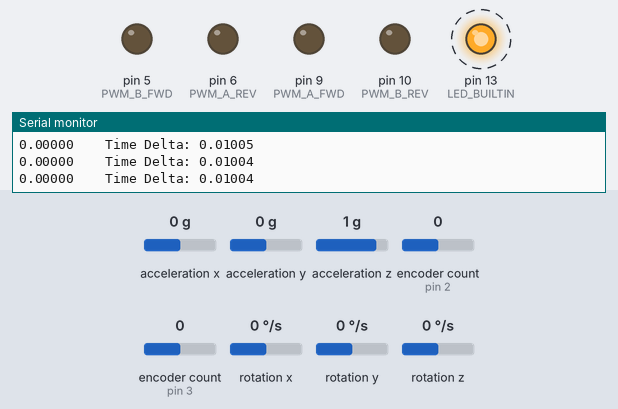
This sketch was run on a simulated Arduino Uno, built with avr-gcc and run on an emulated ATmega328P. Parts: output pins drawn as LEDs (lit = HIGH), the last lines printed to the serial monitor. Dashed ring = blinking. The inputs (shaded band) are chosen by the test bench; at power-on: acceleration x 0 g, acceleration y 0 g, acceleration z 1 g, encoder count (sensors on pin 2, pin 3) 0, rotation x 0 °/s, rotation y 0 °/s, rotation z 0 °/s.

Above: at 3.2 s.
3.3 s: acceleration x set to 0.4 g
6.3 s: acceleration x set to 0.7 g
At 6.5 s:
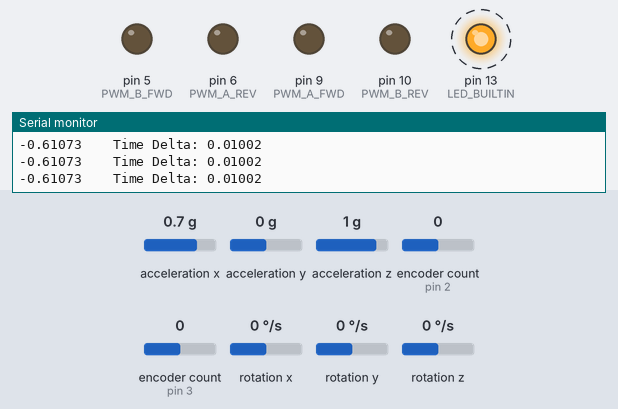
9.3 s: acceleration y set to -1.4 g
At 10.5 s:
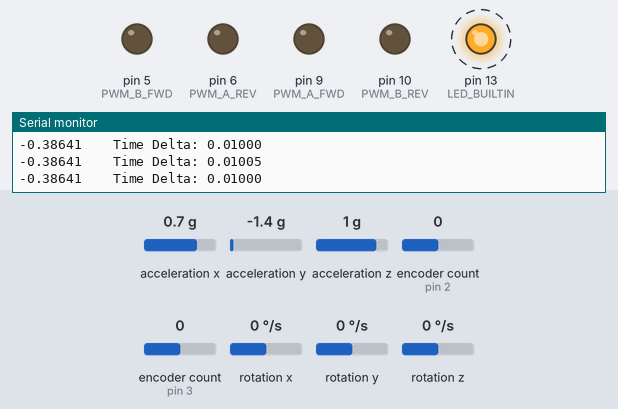
Timing chart, 0 to 18.3 s (numbered marks = the images above; inputs shaded):
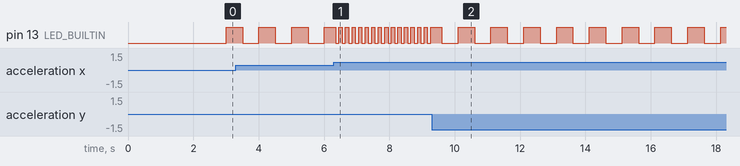

Measured:
- the behaviour switches between 0.5 and 0.6 g on acceleration x (found by bisection; images 0 and 1)
- after the input at 6.3 s, pin 13 (LED_BUILTIN): alternates HIGH for 0.10 s and LOW for 0.10 s, starting after 0.05 s
- after the input at 9.3 s, pin 13 (LED_BUILTIN): alternates HIGH for 0.50 s and LOW for 0.50 s, starting after 0.30 s
- by itself, pin 13 (LED_BUILTIN): alternates HIGH for 0.50 s and LOW for 0.50 s

The sketch:

old_1.ino
```cpp
#include "MPU9250.h"

#define ENCODER_OPTIMIZE_INTERRUPTS
#include "Encoder.h"

#define PWM_A_FWD 9
#define PWM_A_REV 6

#define PWM_B_FWD 5
#define PWM_B_REV 10

#define ENC_A_PIN_A 2 // Interrupt pin
#define ENC_A_PIN_B 7

#define ENC_B_PIN_A 3 // Interrupt pin
#define ENC_B_PIN_B 8

#define ENC_STEPS_REV 900

MPU9250 mpu;

Encoder encoder_A(ENC_A_PIN_A, ENC_A_PIN_B);
Encoder encoder_B(ENC_B_PIN_A, ENC_B_PIN_B);

void setup()
{
	Serial.begin(115200);
	Serial.println("***   Power on...running program.   ***");
	delay(500);

	pinMode(LED_BUILTIN, OUTPUT);

	pinMode(PWM_A_FWD, OUTPUT);
	pinMode(PWM_B_FWD, OUTPUT);
	pinMode(PWM_A_REV, OUTPUT);
	pinMode(PWM_B_REV, OUTPUT);

	Wire.begin();
	delay(500);
	mpu.setup();
	delay(1000);
}

bool blinkstate;
float cur_us, prev_us, time_delta;
int loop_count;

float pitch, pitch_error, last_pitch_error;
float pitch_p_gain, pitch_i_gain, pitch_d_gain;
float pitch_kp = 0, pitch_ki = 0, pitch_kd = 0;
float pitch_setpoint = 0;
float pitch_output;

long pos_A, pos_B, pos_error, last_pos_error;
float pos_p_gain, pos_i_gain, pos_d_gain;
float pos_kp = 0, pos_ki = 0, pos_kd = 0;
float pos_setpoint = 0;
float pos_output, pos_output_A, pos_output_B;

float tot_pos_avg, tot_pos_error, last_tot_pos_error;
float tot_pos_kp = -0, tot_pos_ki = 0, tot_pos_kd = 0;
float tot_pos_p_gain, tot_pos_i_gain, tot_pos_d_gain;
float tot_pos_setpoint = 0;
float tot_pos_output = 0;

float output_A, output_B;
float pwm_A_fwd, pwm_A_rev, pwm_B_fwd, pwm_B_rev;

void loop()
{
	cur_us = micros();
	time_delta = (cur_us - prev_us) / 1000000; // s

	if (time_delta >= 0.01)
	{
		pos_A = encoder_A.read();
		pos_B = -encoder_B.read();

		pos_error = (pos_A - pos_B) - pos_setpoint;
		pos_p_gain = pos_kp * pos_error;
		pos_i_gain += pos_ki * pos_error * time_delta;
		pos_d_gain = pos_kd * (pos_error - last_pos_error) / time_delta;
		pos_output = pos_p_gain + pos_i_gain + pos_d_gain;
		pos_output_A = pos_output / 2;
		pos_output_B = -pos_output / 2;

		tot_pos_avg = pos_A;
		tot_pos_error = tot_pos_avg - tot_pos_setpoint;
		tot_pos_p_gain = tot_pos_kp * tot_pos_error;
		tot_pos_i_gain += tot_pos_ki * tot_pos_error * time_delta;
		tot_pos_d_gain = tot_pos_kd * (tot_pos_error - last_tot_pos_error) / time_delta;
		tot_pos_output = tot_pos_p_gain + tot_pos_i_gain + tot_pos_d_gain;

		mpu.update();
		pitch = PI * mpu.getPitch() / 180;
		pitch_error = pitch - pitch_setpoint;

		pitch_p_gain = pitch_kp * pitch_error;
		pitch_i_gain += pitch_ki * pitch_error * time_delta;
		pitch_d_gain = pitch_kd * (pitch_error - last_pitch_error) / time_delta;
		pitch_output = pitch_p_gain + pitch_i_gain + pitch_d_gain;

		output_A = pitch_output + pos_output_A + tot_pos_output;
		output_B = pitch_output + pos_output_B + tot_pos_output;

		if (pitch > 0.5 || pitch < -0.5)
		{
			analogWrite(PWM_A_FWD, 0);
			analogWrite(PWM_B_FWD, 0);
			analogWrite(PWM_A_REV, 0);
			analogWrite(PWM_B_REV, 0);
			loop_count += 5;
		}
		else
		{
			if (output_A > 0)
			{
				if (output_A >= 255)
				{
					output_A = 255;
				}
				pwm_A_fwd = output_A;
				pwm_A_rev = 0;
			}
			else if (output_A < 0)
			{
				if (output_A <= -255)
				{
					output_A = -255;
				}
				pwm_A_fwd = 0;
				pwm_A_rev = abs(output_A);
			}

			if (output_B > 0)
			{
				if (output_B >= 255)
				{
					output_B = 255;
				}
				pwm_B_fwd = output_B;
				pwm_B_rev = 0;
			}
			else if (output_B < 0)
			{
				if (output_B <= -255)
				{
					output_B = -255;
				}
				pwm_B_fwd = 0;
				pwm_B_rev = abs(output_B);
			}

			analogWrite(PWM_A_FWD, pwm_A_fwd);
			analogWrite(PWM_A_REV, pwm_A_rev);
			analogWrite(PWM_B_FWD, pwm_B_fwd);
			analogWrite(PWM_B_REV, pwm_B_rev);

			loop_count += 1;
		}

		if (loop_count >= 50)
		{
			digitalWrite(LED_BUILTIN, blinkstate);
			blinkstate = !blinkstate;
			loop_count = 0;
		}

		Serial.print(pitch, 5);
		Serial.print("    Time Delta: ");
		Serial.println(time_delta, 5);

		last_pitch_error = pitch_error;
		last_pos_error = pos_error;
		last_tot_pos_error = tot_pos_error;
		prev_us = cur_us;
	}
}
```
